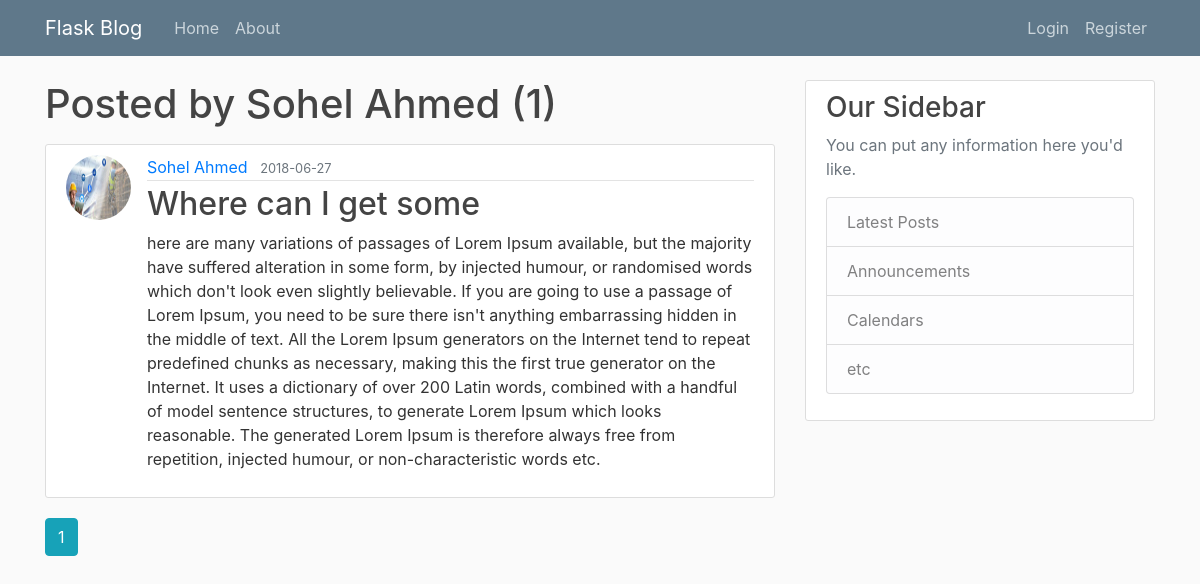
The page /user/Sohel Ahmed on the database as committed earlier.
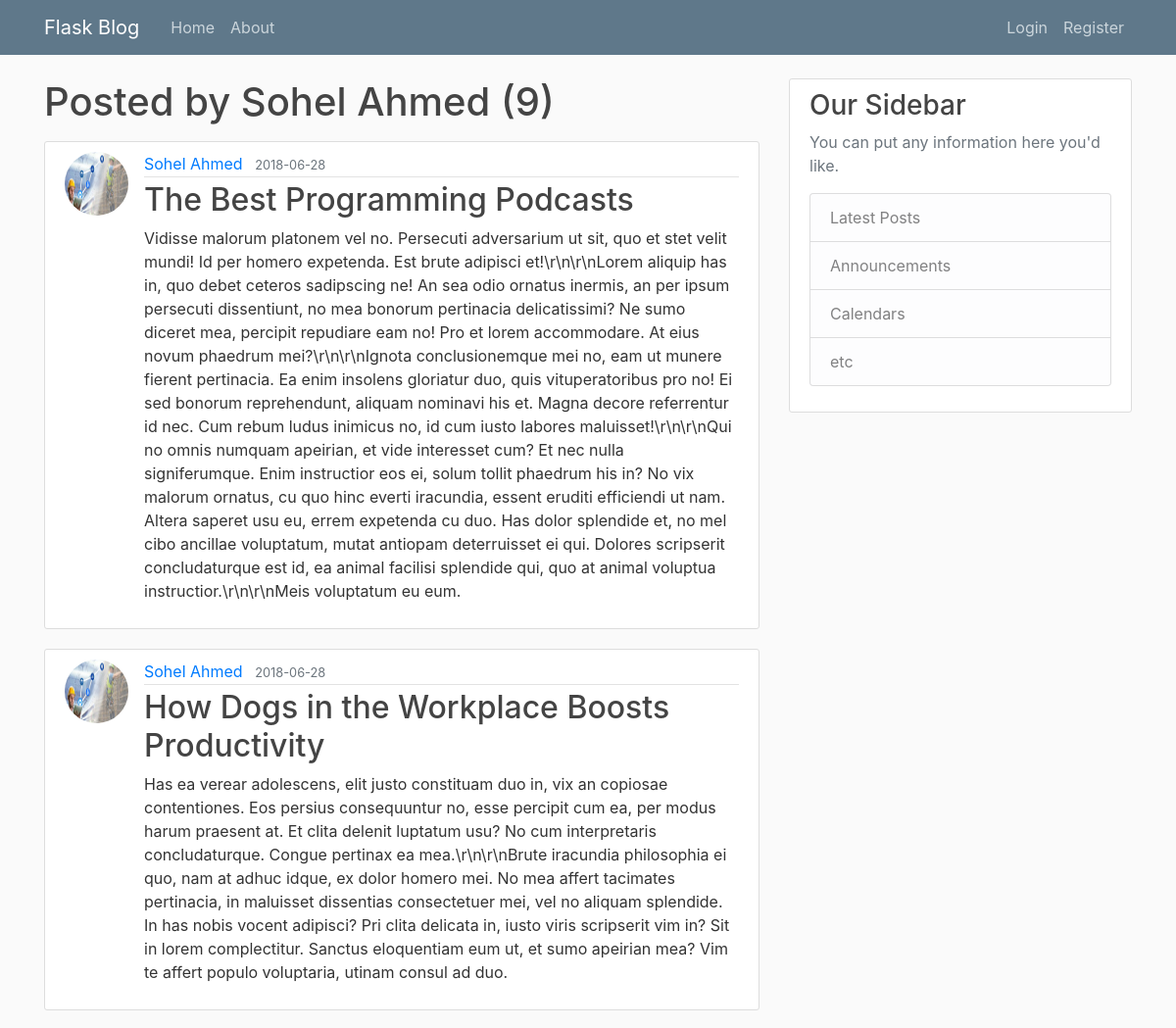
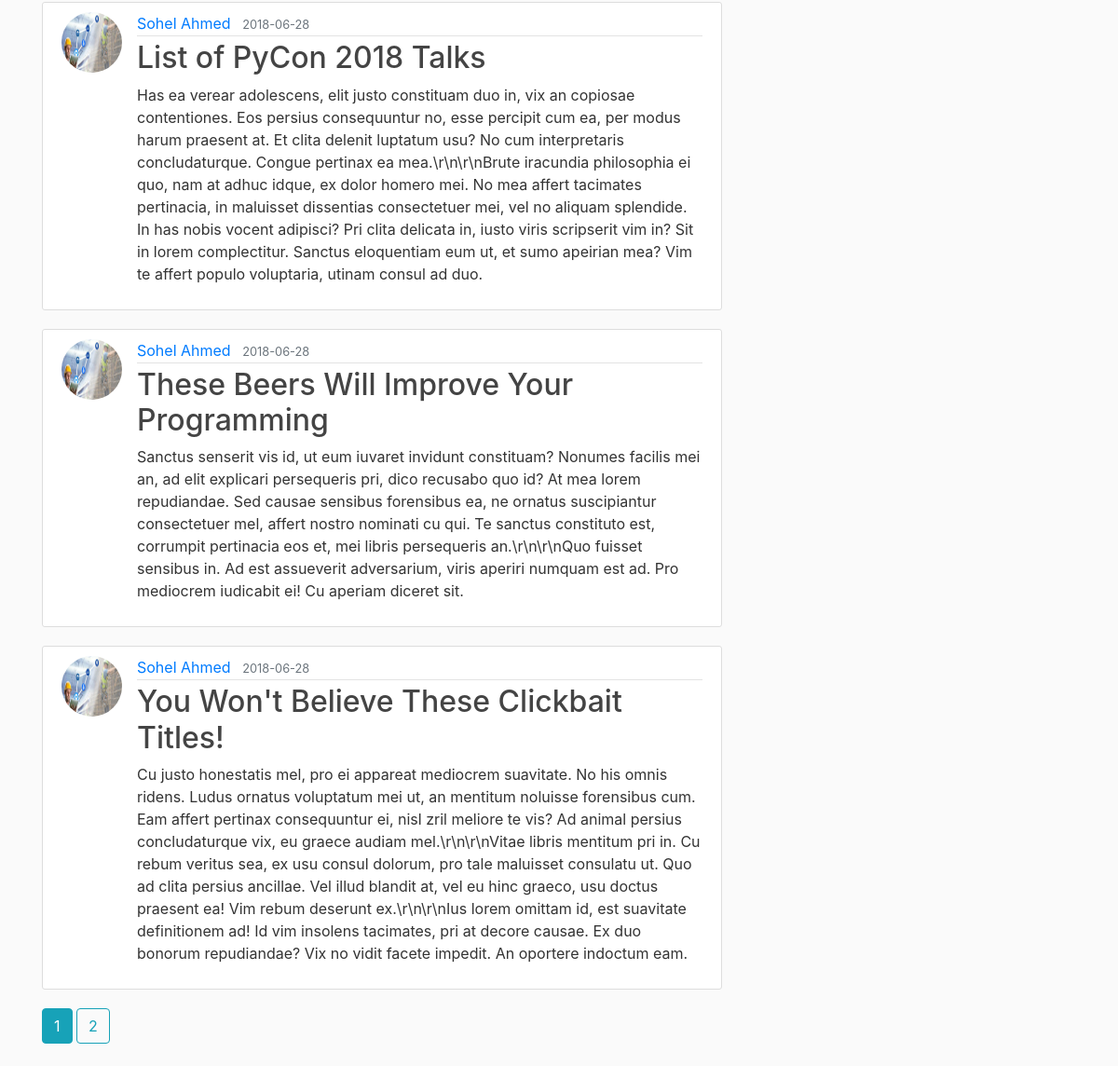
The same page on the database as committed later (2 pictures, top to bottom).
### flaskblog/models.py (models this page shows, shortened)
class Post(db.Model):
    id = db.Column(db.Integer,primary_key=True)
    title = db.Column(db.String(100),nullable = False)
    date_posted = db.Column(db.DateTime,nullable = False,default=datetime.utcnow)
    content = db.Column(db.Text,nullable=False)
    user_id = db.Column(db.Integer,db.ForeignKey('user.id'),nullable=False)

class User(db.Model,UserMixin):
    id = db.Column(db.Integer,primary_key=True)
    username = db.Column(db.String(20),unique=True,nullable=False)
    email = db.Column(db.String(120),unique=True,nullable=False)
    image_file = db.Column(db.String(20),nullable=False,default='default.jpg')
    password = db.Column(db.String(60),nullable=False)
    posts = db.relationship('Post',backref='author',lazy=True)

### flaskblog/users/routes.py (the view)
@users.route("/user/<string:username>")
def user_posts(username):
	user = User.query.filter_by(username=username).first_or_404()
	page = request.args.get('page',1,type=int)
	posts = Post.query.filter_by(author=user)\
		.order_by(Post.date_posted.desc())\
		.paginate(page=page,per_page=5)
	return render_template('user_posts.html',posts=posts,user=user)

### flaskblog/templates/user_posts.html
{% extends "layout.html" %}
{% block content %}
    <h1 class="mb-3">Posted by {{user.username}} ({{ posts.total }})</h1>
    {% for post in posts.items %}
        <article class="media content-section">
          <img class="rounded-circle article-img" src="{{ url_for('static',filename='profile_pics/'+post.author.image_file) }}">
          <div class="media-body">
            <div class="article-metadata">
              <a class="mr-2" href="{{ url_for('users.user_posts',username=user.username)}}">{{ post.author.username }}</a>
              <small class="text-muted">{{ post.date_posted.strftime('%Y-%m-%d') }}</small>
            </div>
            <h2><a class="article-title" href="{{ url_for('posts.post',post_id=post.id) }}">{{ post.title }}</a></h2>
            <p class="article-content">{{ post.content }}</p>
          </div>
        </article>
    {% endfor %}
    {% for page_no in posts.iter_pages(left_edge=1,right_edge=1,left_current=1,right_current=2) %}
        {% if page_no %}
          {% if posts.page == page_no %}
            <a class="btn btn-info mb-4" href="{{ url_for('users.user_posts',page=page_no,username=user.username)}}">{{ page_no }}</a>
          {% else %}
            <a class="btn btn-outline-info mb-4" href="{{ url_for('users.user_posts',page=page_no,username=user.username)}}">{{ page_no }}</a>
          {% endif %}
        {% else %}
          ...
        {% endif %}
    {% endfor %}
{% endblock content %}

Rows that differ between the two databases and show on the page:
no longer on this page (row edited): Post: image_file (picture), author.username "Sohel Ahmed", date_posted "2018-06-27", title "Where can I get some", content "here are many variations of passages of Lorem Ipsum available, but the majority have suffered alteration in some form, by injected humour, or randomised words which don't look even slightly believable. If you are going to use a passage of Lorem Ipsum, you need to be sure there isn't anything embarrassing hidden in the middle of text. All the Lorem Ipsum generators on the Internet tend to repeat predefined chunks as necessary, making this the first true generator on the Internet. It uses a dictionary of over 200 Latin words, combined with a handful of model sentence structures, to generate Lorem Ipsum which looks reasonable. The generated Lorem Ipsum is therefore always free from repetition,…"
added Post: image_file (picture), author.username "Sohel Ahmed", date_posted "2018-06-28", title "The Best Programming Podcasts", content "Vidisse malorum platonem vel no. Persecuti adversarium ut sit, quo et stet velit mundi! Id per homero expetenda. Est brute adipisci et!\\r\\n\\r\\nLorem aliquip has in, quo debet ceteros sadipscing ne! An sea odio ornatus inermis, an per ipsum persecuti dissentiunt, no mea bonorum pertinacia delicatissimi? Ne sumo diceret mea, percipit repudiare eam no! Pro et lorem accommodare. At eius novum phaedrum mei?\\r\\n\\r\\nIgnota conclusionemque mei no, eam ut munere fierent pertinacia. Ea enim insolens gloriatur duo, quis vituperatoribus pro no! Ei sed bonorum reprehendunt, aliquam nominavi his et. Magna decore referrentur id nec. Cum rebum ludus inimicus no, id cum iusto labores maluisset!\\r\\n\\r\\nQui…"
added Post: image_file (picture), author.username "Sohel Ahmed", date_posted "2018-06-28", title "How Dogs in the Workplace Boosts Productivity", content "Has ea verear adolescens, elit justo constituam duo in, vix an copiosae contentiones. Eos persius consequuntur no, esse percipit cum ea, per modus harum praesent at. Et clita delenit luptatum usu? No cum interpretaris concludaturque. Congue pertinax ea mea.\\r\\n\\r\\nBrute iracundia philosophia ei quo, nam at adhuc idque, ex dolor homero mei. No mea affert tacimates pertinacia, in maluisset dissentias consectetuer mei, vel no aliquam splendide. In has nobis vocent adipisci? Pri clita delicata in, iusto viris scripserit vim in? Sit in lorem complectitur. Sanctus eloquentiam eum ut, et sumo apeirian mea? Vim te affert populo voluptaria, utinam consul ad duo."
added Post: image_file (picture), author.username "Sohel Ahmed", date_posted "2018-06-28", title "List of PyCon 2018 Talks", content "Has ea verear adolescens, elit justo constituam duo in, vix an copiosae contentiones. Eos persius consequuntur no, esse percipit cum ea, per modus harum praesent at. Et clita delenit luptatum usu? No cum interpretaris concludaturque. Congue pertinax ea mea.\\r\\n\\r\\nBrute iracundia philosophia ei quo, nam at adhuc idque, ex dolor homero mei. No mea affert tacimates pertinacia, in maluisset dissentias consectetuer mei, vel no aliquam splendide. In has nobis vocent adipisci? Pri clita delicata in, iusto viris scripserit vim in? Sit in lorem complectitur. Sanctus eloquentiam eum ut, et sumo apeirian mea? Vim te affert populo voluptaria, utinam consul ad duo."
added Post: image_file (picture), author.username "Sohel Ahmed", date_posted "2018-06-28", title "These Beers Will Improve Your Programming", content "Sanctus senserit vis id, ut eum iuvaret invidunt constituam? Nonumes facilis mei an, ad elit explicari persequeris pri, dico recusabo quo id? At mea lorem repudiandae. Sed causae sensibus forensibus ea, ne ornatus suscipiantur consectetuer mel, affert nostro nominati cu qui. Te sanctus constituto est, corrumpit pertinacia eos et, mei libris persequeris an.\\r\\n\\r\\nQuo fuisset sensibus in. Ad est assueverit adversarium, viris aperiri numquam est ad. Pro mediocrem iudicabit ei! Cu aperiam diceret sit."
added Post: image_file (picture), author.username "Sohel Ahmed", date_posted "2018-06-28", title "You Won't Believe These Clickbait Titles!", content "Cu justo honestatis mel, pro ei appareat mediocrem suavitate. No his omnis ridens. Ludus ornatus voluptatum mei ut, an mentitum noluisse forensibus cum. Eam affert pertinax consequuntur ei, nisl zril meliore te vis? Ad animal persius concludaturque vix, eu graece audiam mel.\\r\\n\\r\\nVitae libris mentitum pri in. Cu rebum veritus sea, ex usu consul dolorum, pro tale maluisset consulatu ut. Quo ad clita persius ancillae. Vel illud blandit at, vel eu hinc graeco, usu doctus praesent ea! Vim rebum deserunt ex.\\r\\n\\r\\nIus lorem omittam id, est suavitate definitionem ad! Id vim insolens tacimates, pri at decore causae. Ex duo bonorum repudiandae? Vix no vidit facete impedit. An oportere indoctum…"
Other text that changed with them:
{{ posts.total }}: "1" → "9"
new list line: "2"
